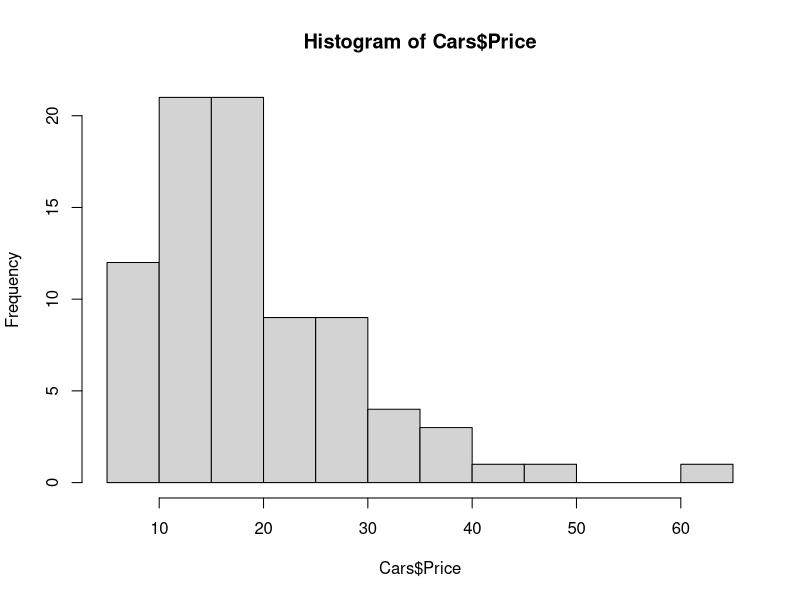
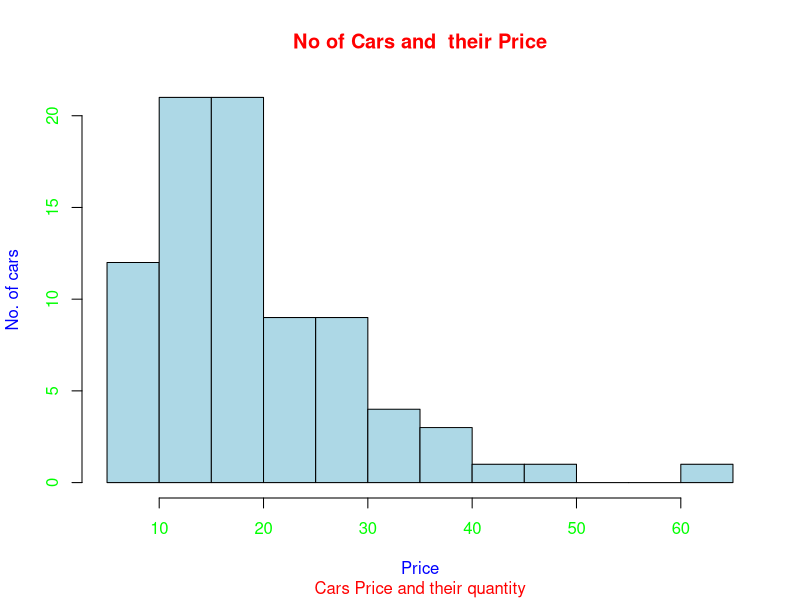
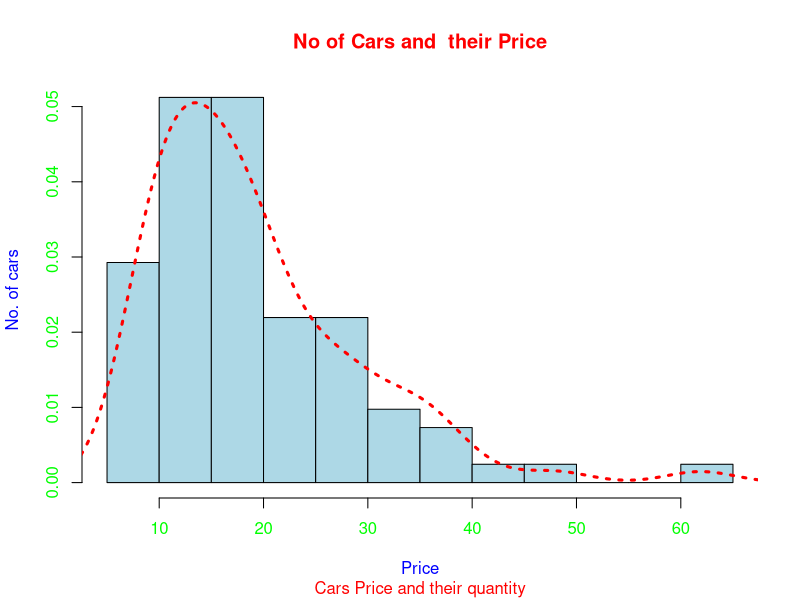
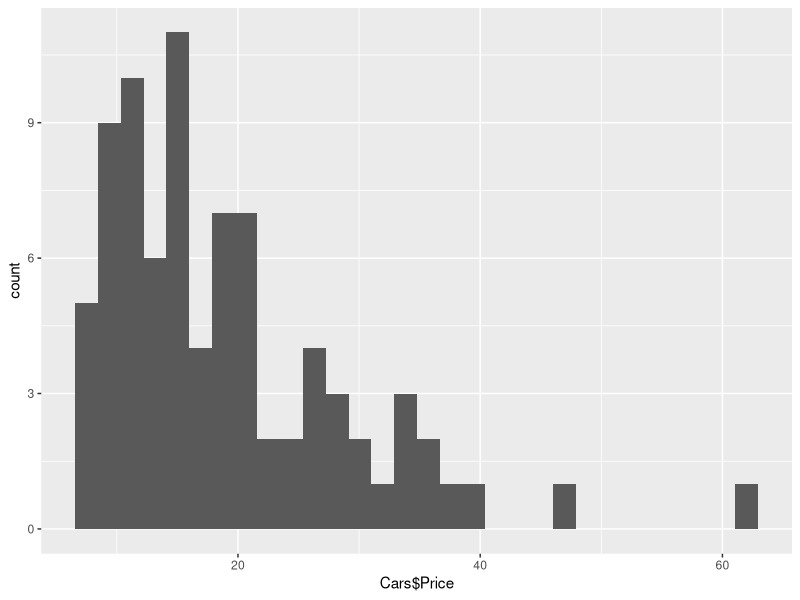
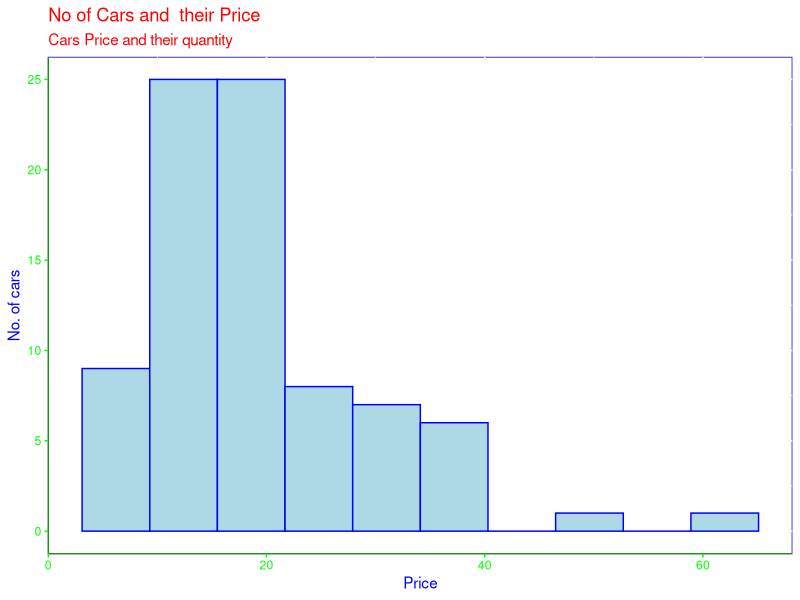
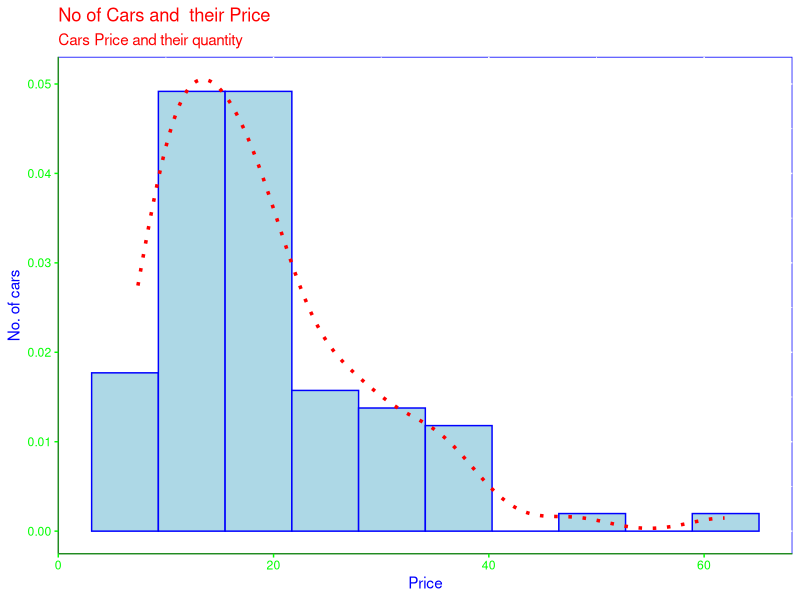
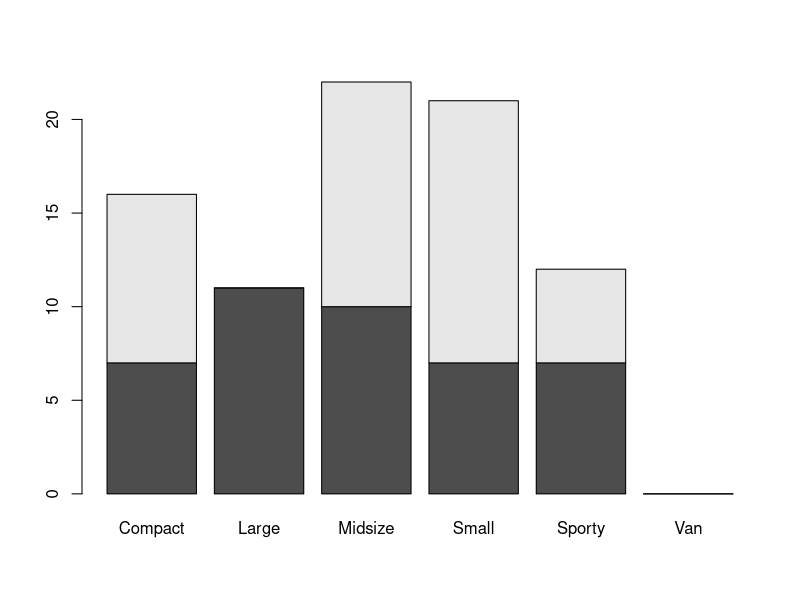
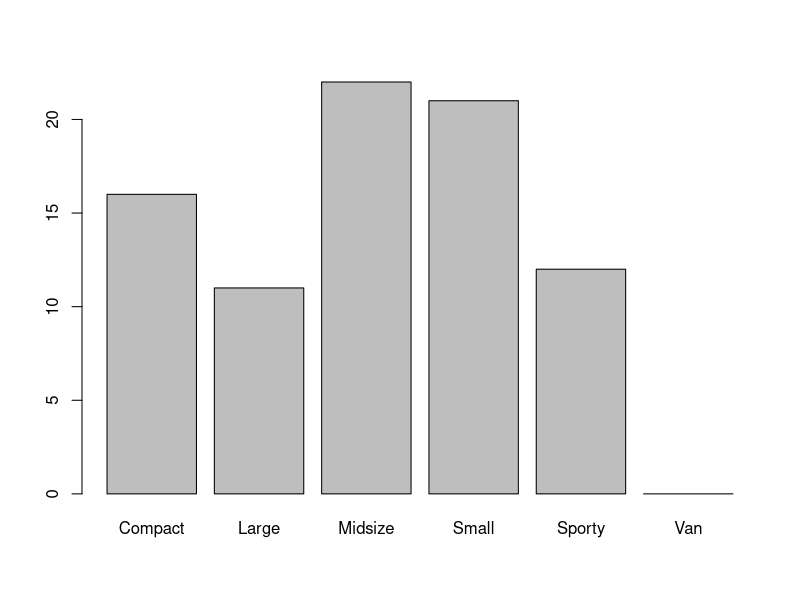

R code for these plots, in order:
library(MASS)
library(tibble)
library(tidyr)  # drop na
library(ggplot2)

Cars <- drop_na(Cars93)
data_type <- data.frame(sapply(Cars,class));


#1.0.0 Histogram________________________________________________________________________________________________
#1.1.1 simple Histogram

hist(x = Cars$Price)

hist(x = Cars$Price,main = "No of Cars and  their Price",
     xlab = "Price",ylab = "No. of cars",sub="Cars Price and their quantity",
     col = "lightblue", col.lab = "blue",col.main = "red",col.sub = "red",col.axis="green")

#1.1.2 simple Histogram with density curve

hist(x = Cars$Price,main = "No of Cars and  their Price",probability = T,
     xlab = "Price",ylab = "No. of cars",sub="Cars Price and their quantity",
     col = "lightblue", col.lab = "blue",col.main = "red",col.axis="green",col.sub = "red")
lines(density(Cars$Price),col="red",lty=3,lwd=3)

#1.2.1 ggplot histogram 

ggplot(data = Cars,aes(x = Cars$Price))+geom_histogram()

ggplot(data = Cars,aes(x = Cars$Price))+
  geom_histogram(binwidth = 6.2,color="blue",fill="lightblue")+
  theme(axis.title = element_text(colour = "blue"),
        title =  element_text(colour = "red"),
        axis.ticks = element_line(colour = "green"),
        axis.text = element_text(colour = "green"),
        axis.line = element_line(colour = "forestgreen"),
        panel.background = element_rect(colour = "blue",fill = "white")
  )+
  labs(x = "Price",y="No. of cars",subtitle = "Cars Price and their quantity",title = "No of Cars and  their Price")
  
#1.2.2 ggplot histogram with density plot

ggplot(data = Cars,aes(x = Cars$Price,y = ..density..))+
  geom_histogram(binwidth = 6.2,color="blue",fill="lightblue")+
  theme(axis.title = element_text(colour = "blue"),
        title =  element_text(colour = "red"),
        axis.ticks = element_line(colour = "green"),
        axis.text = element_text(colour = "green"),
        axis.line = element_line(colour = "forestgreen"),
        panel.background = element_rect(colour = "blue",fill = "white")
        )+
  labs(x = "Price",y="No. of cars",subtitle = "Cars Price and their quantity",title = "No of Cars and  their Price")+
  geom_density(aes(y=..density..),colour="red",lty=3,lwd=1.2)

#2.0.0 Bar Plot_____________________________________________________________________________________________________
#2.1.1 simple Bar plot
table(Cars$Type)
data <- t(table(Cars$Type,Cars$Origin))
barplot(height = data)

barplot(height = table(Cars$Type))

barplot(height = data,legend.text = rownames(data),col = c("lightblue","forestgreen"))

barplot(height = data,col = c("lightblue","forestgreen"))
legend(x="topr",legend = rownames(data),fill = c("lightblue","forestgreen"),title = "Car Origin",bg = "gray")

#2.1.2 simple bar plot with dodge position

barplot(height = data,col = c("lightblue","forestgreen"),beside = T)
legend(x="topr",legend = rownames(data),fill = c("lightblue","forestgreen"),title = "Car Origin",bg = "white",bty = "n") #remove legend box using bty="n"

#2.2.1 ggplot bar plot

ggplot(data = Cars,aes(x = Cars$Type))+geom_bar()

ggplot(data = Cars,aes(x = Cars$Type,fill=Cars$Origin))+geom_bar()

ggplot(data = Cars,aes(x = Cars$Type,fill=Cars$Origin))+geom_bar(colour="black")+
  scale_fill_manual("Car Origin",values = c("non-USA"="forestgreen","USA"="lightblue"))

#2.2.2 ggplot bar plot with dodge position

ggplot(data = Cars,aes(x = Cars$Type,fill=Cars$Origin))+geom_bar(colour="black",position = "dodge")+
  scale_fill_manual("Car Origin",values = c("non-USA"="forestgreen","USA"="lightblue"))

#3.0.0 piechart______________________________________________________________________________________________
#3.1.1 simple pie chart
Type <- table(Cars$Type)[table(Cars$Type)!=0]
pie(x = Type)

pie(x = Type,labels = rownames(Type),col = c("lightblue","forestgreen","yellow","orange","blue")
    ,clockwise = T,init.angle = 0,radius = 1,border = "forestgreen") #init.angle=0 means 3 o' clock
legend(x = "topr",legend = rownames(Type),fill = c("lightblue","forestgreen","yellow","orange","blue"))

#3.2.1 ggplot pie chart

data <- data.frame(table(Cars$Type))
colnames(data) <- c("Type","Frequency")
ggplot(data = data,aes(x ="",y = Frequency,fill=Type ))+geom_bar(stat = "identity")+ coord_polar("y",start=0)+
  theme(axis.text   = element_blank())+
  scale_fill_manual("Type",values = c("Compact"="lightblue","Large"="forestgreen","Midsize" = "yellow","Small" = "orange","Sporty"="blue","Van"="black"))
   
#4.0.0 Line______________________________________________________________________________________________
#4.1.1 simple function plotting

curve(expr = log,from = 0,to = 10,n = 30,type = "b")
curve(expr = exp,from = 0,to = 10,n = 30,type = "b")

X <- seq(0,10,length.out = 30)

plot(x=X,y = log(X),type="b")
plot(x=X,y = exp(X),type = "b")

X <- seq(0,10,length.out = 30)
Y <- log(X)
data <- data.frame(X,Y)
ggplot(data = data,aes(x = X))+geom_line(aes(y = Y))+geom_point(aes(y = Y))

ggplot()

#4.2.1 multiple lines in one plot
X <- seq(0,10,length.out = 30)
plot(x = X,y = sin(X),type = "b",col="green")
lines(x = X,y=cos(X),col="blue",type = "b")

curve(expr = sin,from = 0,to = 10,n = 30,type = "b",col="green")
lines(x = X,y=cos(X),col="blue",type = "b")


y1 <- sin(X)
y2 <- cos(X)
data <- data.frame(X,y1,y2)
ggplot(data = data,aes(X))+geom_line(aes(y=y1),colour="green")+geom_line(aes(y=y2),colour="blue")+xlab("X")+
  geom_point(aes(y=y1),colour="green")+geom_point(aes(y=y2),colour="blue")

#4.3.1 side by side plots

par(mfrow=c(2,2))

curve(expr = log,from = 0,to = 10,n = 30,type = "b")
curve(expr = exp,from = 0,to = 10,n = 30,type = "b")
plot(x = X,y = sin(X),type = "b",col="green")
lines(x = X,y=cos(X),col="blue",type = "b")

curve(expr = sin,from = 0,to = 10,n = 30,type = "b",col="green")
lines(x = X,y=cos(X),col="blue",type = "b")



#5.0.0 Scatter Plot__________________________________________________________________________________________________
#head(Cars,+3)
#Cars$Price,Cars$EngineSize
# 5.1.1 Simple scatter plot
plot(x = Cars$EngineSize,y = Cars$Price,col="blue")
abline(lm(Cars$Price~Cars$EngineSize),col="forestgreen",lwd=2)

plot(x = Cars$EngineSize,y = Cars$Price,col="blue",xlab = "Price",ylab = "Engine size")
abline(lm(Cars$Price~Cars$EngineSize),col="forestgreen",lwd=2)
#5.2.0 ggplot scatter plot
#5.2.1
ggplot(data = Cars,aes(x = EngineSize,y = Price))+geom_point()+geom_smooth(method = lm)
#5.2.2
ggplot(data = Cars,aes(x = EngineSize,y = Price))+geom_point()+geom_smooth(method = lm,se=F)
#5.2.3
ggplot(data = Cars,aes(x = EngineSize,y = Price))+geom_point()+geom_smooth()
#5.2.4
ggplot(data = Cars,aes(x = EngineSize,y = Price))+geom_point()+geom_smooth(method = lm,linetype="dashed",colour="forestgreen",fill="yellow")
#5.3.1 multiple Origin show
ggplot(data = Cars,aes(x = EngineSize,y = Price,colour=Origin))+geom_point()
#5.3.2 multiple Origin lines
ggplot(data = Cars,aes(x = EngineSize,y = Price,colour=Origin))+geom_point()+geom_smooth(method = lm)

ggplot(data = Cars,aes(x = EngineSize,y = Price,colour=Origin))+geom_point()+geom_density_2d()

#6.0.2 Multiple plots in one Place___________________________________________

scatterplot <-ggplot(data = Cars,aes(x = EngineSize,y = Price,colour=Origin))+geom_point()+geom_density_2d()+
  theme(legend.position = "none")


blankPlot <- ggplot()+geom_blank(aes(1,1))+
  theme(plot.background = element_blank(), 
        panel.grid.major = element_blank(),
        panel.grid.minor = element_blank(), 
        panel.border = element_blank(),
        panel.background = element_blank(),
        axis.title.x = element_blank(),
        axis.title.y = element_blank(),
        axis.text.x = element_blank(), 
        axis.text.y = element_blank(),
        axis.ticks = element_blank()
  )

# Marginal density plot of x (top panel)
xdensity <- ggplot(Cars, aes(x=EngineSize)) + 
  geom_density(alpha=.5,fill="green") + 
  scale_fill_manual(values = c('#999999','#E69F00')) + 
  theme(legend.position = "none")
xdensity
# Marginal density plot of y (right panel)
ydensity <- ggplot(Cars, aes(x=Price)) + 
  geom_density(alpha=.5,fill="orange") + 
  scale_fill_manual(values = c('#999999','#E69F00')) + 
  theme(legend.position = "none")
ydensity

library("gridExtra")
grid.arrange(xdensity, blankPlot, scatterplot, ydensity,
             ncol=2, nrow=2, widths=c(4, 1.4), heights=c(1.4, 4))



